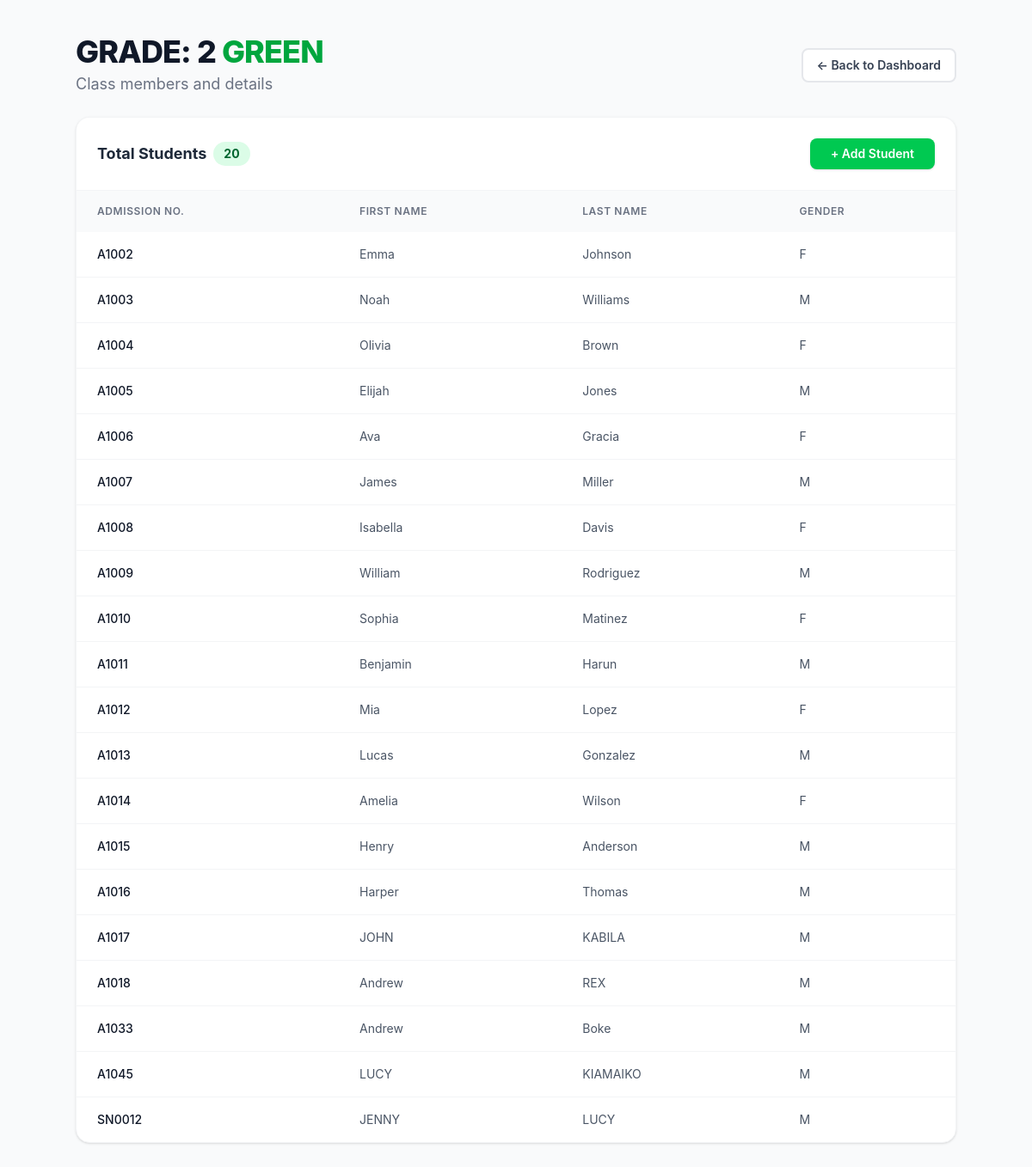
Screenshot of /student/1 with the database file from the repository.
### teacher/models.py (models this page shows, shortened)
class Stream(models.Model):
    stream_name=models.CharField(max_length=60)
    grade=models.CharField(max_length=2)

class Student(models.Model):
    class Gender_choices(models.TextChoices):
        Male='M','Male'
        Female='F','Female'
        Other='O','other'
        rather_not_say='R','rather_not_say'
    Admission_number=models.CharField(max_length=30,unique=True)
    first_name=models.CharField(max_length=50)
    last_name=models.CharField(max_length=50)
    gender=models.CharField(max_length=1,choices=Gender_choices.choices
                            ,default=Gender_choices.rather_not_say)
    subjects=models.ManyToManyField(Subject,blank=True,related_name='learners')
    stream=models.ForeignKey(Stream,on_delete=models.SET_NULL,null=True,blank=True,related_name='students')

### teacher/views.py (the view)
# urls.py: path("student/<int:stream_id>",views.view_students,name='students'),
def view_students(request,stream_id):
    stream=Stream.objects.get(id=stream_id)
    learners=stream.students.all()
    total_students=len(learners)
    if request.method == 'POST':
        id=request.POST.get("stream")
        return redirect('addstudent',stream_id=id)
    return render(request,"user/students.html",{
        "learners":learners,
        "stream":stream,
        "total_students":total_students
    })

### teacher/templates/user/students.html (shortened to what this page needs)
{% extends "user/base.html" %}
{% block body %}
<div class="min-h-screen bg-gray-50 p-6 sm:p-10 font-sans">
    <div class="max-w-5xl mx-auto space-y-6">
        <div class="flex flex-col sm:flex-row sm:items-center justify-between gap-4">
            <div>
                <h1 class="text-3xl sm:text-4xl font-extrabold text-gray-900 tracking-tight uppercase">
                    Grade: {{stream.grade}} <span class="text-green-600">{{stream.stream_name}}</span>
                </h1>
                <p class="text-gray-500 mt-1 text-lg">Class members and details</p>
            </div>
            <a href="{% url 'dashboard' %}" class="self-start sm:self-auto">
                <button class="bg-white border-2 border-gray-200 text-gray-700 hover:border-gray-300 hover:bg-gray-50 text-sm font-semibold py-2 px-4 rounded-lg transition duration-200 flex items-center gap-2">
                    &larr; Back to Dashboard
                </button>
            </a>
        </div>
        <div class="bg-white rounded-2xl shadow-sm border border-gray-100 overflow-hidden">
            <div class="p-6 border-b border-gray-100 flex flex-col sm:flex-row justify-between items-center gap-4 bg-white">
                <h3 class="text-lg font-bold text-gray-800 flex items-center gap-2">
                    Total Students
                    <span class="bg-green-100 text-green-800 text-sm font-bold px-3 py-1 rounded-full">
                        {{total_students}}
                    </span>
                </h3>
                <form method="POST">
                    <button type="submit" value="{{stream.id}}" name="stream" class="bg-green-500 hover:bg-green-600 text-white text-sm font-semibold py-2 px-6 rounded-lg shadow-sm transition duration-200">
                        + Add Student
                    </button>
                </form>
            </div>
            <div class="overflow-x-auto">
                <table class="w-full text-left border-collapse">
                    <thead class="bg-gray-50 text-gray-500 text-xs uppercase tracking-wider">
                        <tr>
                            <th class="px-6 py-4 font-semibold">Admission No.</th>
                            <th class="px-6 py-4 font-semibold">First Name</th>
                            <th class="px-6 py-4 font-semibold">Last Name</th>
                            <th class="px-6 py-4 font-semibold">Gender</th>
                        </tr>
                    </thead>
                    <tbody class="divide-y divide-gray-100">
                        {% for learner in learners %}
                        <tr class="hover:bg-gray-50 transition-colors">
                            <td class="px-6 py-4 text-sm font-medium text-gray-900">
                                {{learner.Admission_number}}
                            </td>
                            <td class="px-6 py-4 text-sm text-gray-600 capitalize">
                                {{learner.first_name}}
                            </td>
                            <td class="px-6 py-4 text-sm text-gray-600 capitalize">
                                {{learner.last_name}}
                            </td>
                            <td class="px-6 py-4 text-sm text-gray-600">
                                {{learner.gender}}
                            </td>
                        </tr>
                        {% endfor %}
                    </tbody>
                </table>
            </div>
        </div>
    </div>
</div>
{% endblock %}

### teacher/templates/user/base.html (shortened to what this page needs)
{%load static%}
<!DOCTYPE html>
<html>
    <head>
         <link rel='stylesheet' href="{% static 'css/output.css'%}">
    </head>
    <body class="bg-gray-250">
       {%block body%}
       {% endblock %}
    </body>
</html>

### rows the page displays
Stream: grade "2", stream_name "GREEN"
Student: Admission_number "A1002", first_name "Emma", last_name "Johnson", gender "F"
Student: Admission_number "A1003", first_name "Noah", last_name "Williams", gender "M"
Student: Admission_number "A1004", first_name "Olivia", last_name "Brown", gender "F"
Student: Admission_number "A1005", first_name "Elijah", last_name "Jones", gender "M"
Student: Admission_number "A1006", first_name "Ava", last_name "Gracia", gender "F"
Student: Admission_number "A1007", first_name "James", last_name "Miller", gender "M"
Student: Admission_number "A1008", first_name "Isabella", last_name "Davis", gender "F"
Student: Admission_number "A1009", first_name "William", last_name "Rodriguez", gender "M"
Student: Admission_number "A1010", first_name "Sophia", last_name "Matinez", gender "F"
Student: Admission_number "A1011", first_name "Benjamin", last_name "Harun", gender "M"
Student: Admission_number "A1012", first_name "Mia", last_name "Lopez", gender "F"
Student: Admission_number "A1013", first_name "Lucas", last_name "Gonzalez", gender "M"
Student: Admission_number "A1014", first_name "Amelia", last_name "Wilson", gender "F"
Student: Admission_number "A1015", first_name "Henry", last_name "Anderson", gender "M"
Student: Admission_number "A1016", first_name "Harper", last_name "Thomas", gender "M"
Student: Admission_number "A1017", first_name "JOHN", last_name "KABILA", gender "M"
Student: Admission_number "A1018", first_name "Andrew", last_name "REX", gender "M"
Student: Admission_number "A1033", first_name "Andrew", last_name "Boke", gender "M"
Student: Admission_number "A1045", first_name "LUCY", last_name "KIAMAIKO", gender "M"
Student: Admission_number "SN0012", first_name "JENNY", last_name "LUCY", gender "M"

### other values shown
{{ total_students }} "20"
